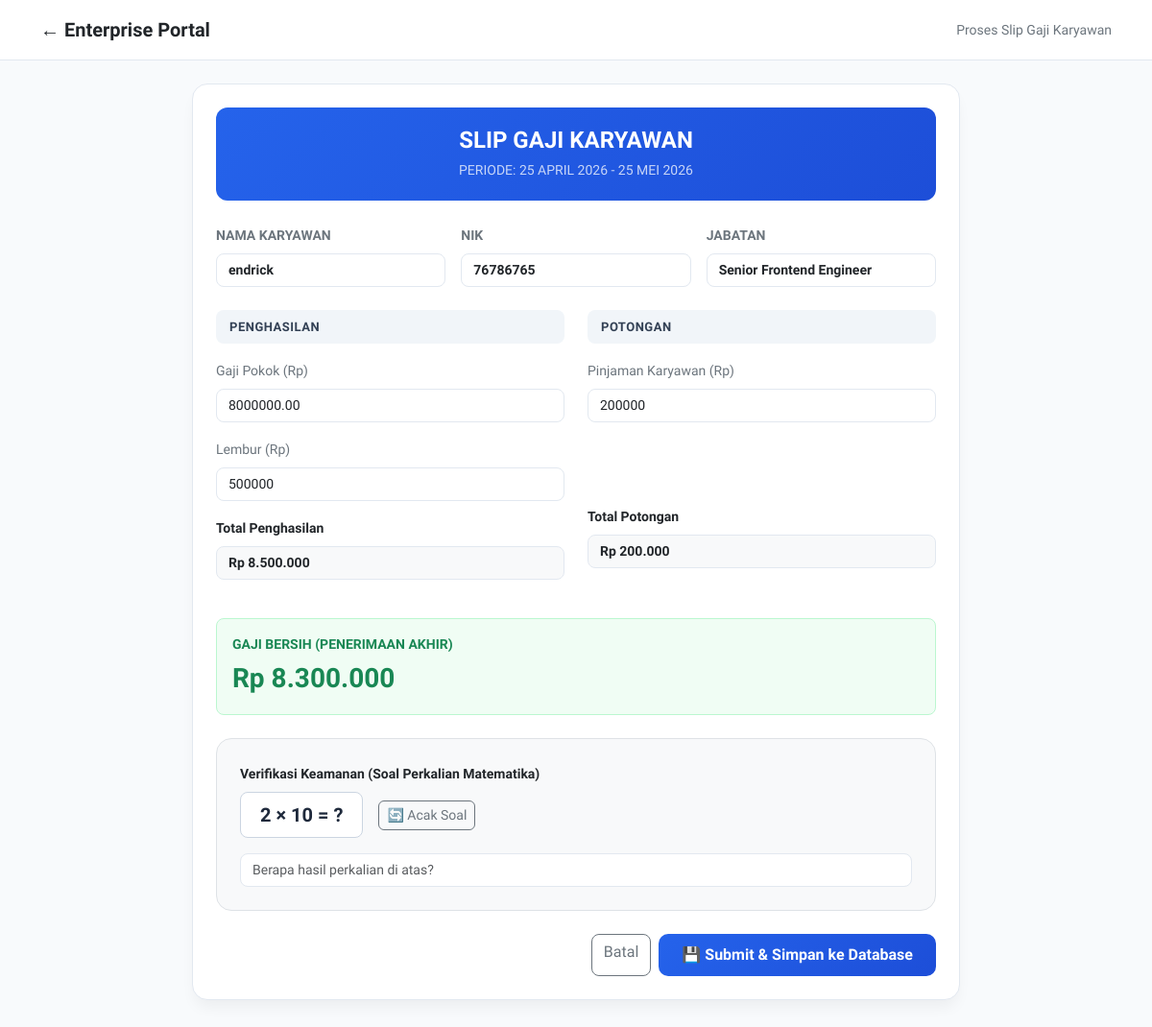
Page /periode.php?id=5 on the committed database.
### tables this page shows
CREATE TABLE `karyawan` (
  `id` int(11) NOT NULL,
  `nama` varchar(100) NOT NULL,
  `nik` varchar(50) NOT NULL,
  `email` varchar(100) NOT NULL,
  `jabatan` varchar(100) NOT NULL,
  `gaji_pokok` decimal(12,2) DEFAULT 0.00,
  `periode` varchar(100) DEFAULT '25 November 2026 - 25 Desember 2026',
  `created_at` timestamp NOT NULL DEFAULT current_timestamp()
);

### periode.php (the view, shortened to what this page needs)
<?php
include 'koneksi.php';
$id = $_GET['id'] ?? 0;
$query = mysqli_query($koneksi, "SELECT * FROM karyawan WHERE id = '$id'");
$karyawan = mysqli_fetch_assoc($query);
$nama       = $karyawan['nama'] ?? 'Anka Iccong Saputra';
$nik        = $karyawan['nik'] ?? '320501230045';
$jabatan    = $karyawan['jabatan'] ?? 'Junior Web Programmer';
$gajiPokok = $karyawan['gaji_pokok'] ?? 4500000;
$periode    = $karyawan['periode'] ?? '25 November 2026 - 25 Desember 2026';
?>
<!DOCTYPE html>
<html lang="id">
<head>
    <link href="https://cdn.jsdelivr.net/npm/bootstrap@5.3.0/dist/css/bootstrap.min.css" rel="stylesheet">
</head>
<body>
<nav class="navbar navbar-custom py-3 mb-4">
    <div class="container">
        <a href="dashboard.php" class="text-decoration-none fw-bold text-dark fs-5">← Enterprise Portal</a>
        <span class="small text-secondary">Proses Slip Gaji Karyawan</span>
    </div>
</nav>
<div class="container mb-5">
    <div class="slip-card p-4" id="slipContent">
        <div class="header-bg text-center mb-4">
            <h4 class="fw-bold mb-1">SLIP GAJI KARYAWAN</h4>
            <small class="opacity-75 fw-medium text-uppercase tracking-wide">PERIODE: <?php echo htmlspecialchars($periode); ?></small>
        </div>
        <form id="gajiForm" action="dashboard.php" method="POST" onsubmit="return handleFormSubmit(event)">
            <div class="row g-3 mb-4">
                <div class="col-md-4">
                    <label class="form-label small fw-semibold text-secondary">NAMA KARYAWAN</label>
                    <input type="text" class="form-control fw-semibold" id="nama" value="<?php echo htmlspecialchars($nama); ?>" readonly>
                </div>
                <div class="col-md-4">
                    <label class="form-label small fw-semibold text-secondary">NIK</label>
                    <input type="text" class="form-control fw-semibold" id="nik" value="<?php echo htmlspecialchars($nik); ?>" readonly>
                </div>
                <div class="col-md-4">
                    <label class="form-label small fw-semibold text-secondary">JABATAN</label>
                    <input type="text" class="form-control fw-semibold" id="jabatan" value="<?php echo htmlspecialchars($jabatan); ?>" readonly>
                </div>
            </div>
            <div class="row g-4 mb-4">
                <div class="col-md-6">
                    <div class="section-title mb-3">PENGHASILAN</div>
                    <div class="mb-3">
                        <label class="form-label small text-secondary">Gaji Pokok (Rp)</label>
                        <input type="number" name="gaji_pokok" class="form-control" id="gajiPokok" value="<?php echo $gajiPokok; ?>" oninput="hitungGaji()" required>
                    </div>
                    <div class="mb-3">
                        <label class="form-label small text-secondary">Lembur (Rp)</label>
                        <input type="number" class="form-control" id="lembur" value="500000" oninput="hitungGaji()">
                    </div>
                    <div class="mb-3">
                        <label class="form-label small fw-semibold text-dark">Total Penghasilan</label>
                        <input type="text" class="form-control fw-bold bg-light" id="totalPenghasilan" readonly>
                    </div>
                </div>
                <div class="col-md-6">
                    <div class="section-title mb-3">POTONGAN</div>
                    <div class="mb-3">
                        <label class="form-label small text-secondary">Pinjaman Karyawan (Rp)</label>
                        <input type="number" class="form-control" id="pinjaman" value="200000" oninput="hitungGaji()">
                    </div>
                    <div class="mb-3" style="margin-top: 86px;">
                        <label class="form-label small fw-semibold text-dark">Total Potongan</label>
                        <input type="text" class="form-control fw-bold bg-light" id="totalPotongan" readonly>
                    </div>
                </div>
            </div>
            <div class="mb-4 p-3 rounded-3" style="background: #f0fdf4; border: 1.5px solid #bbf7d0;">
                <label class="form-label small fw-bold text-success d-block mb-1">GAJI BERSIH (PENERIMAAN AKHIR)</label>
                <input type="text" class="form-control border-0 bg-transparent fw-bold fs-3 text-success p-0" id="gajiBersih" readonly>
            </div>
            <div class="p-4 bg-light rounded-4 mb-4 border" id="captchaSection">
                <label class="form-label small fw-bold text-dark mb-2">Verifikasi Keamanan (Soal Perkalian Matematika)</label>
                <div class="d-flex align-items-center gap-3 mb-3">
                    <span id="captchaSoal" class="captcha-box"></span>
                    <button type="button" class="btn btn-sm btn-outline-secondary rounded-2" onclick="generateCaptchaPerkalian()">🔄 Acak Soal</button>
                </div>
                <input type="number" id="captchaInput" class="form-control" placeholder="Berapa hasil perkalian di atas?" required>
            </div>
            <div class="d-flex gap-2 justify-content-end" id="actionButtons">
                <a href="dashboard.php" class="btn btn-outline-secondary rounded-3">Batal</a>
                <button type="submit" class="btn btn-submit-main">💾 Submit & Simpan ke Database</button>
            </div>
        </form>
    </div>
</div>
</body>
</html>

### periode.php (style rules this page uses)
body { font-family: 'Plus Jakarta Sans', sans-serif; background-color: #f8fafc; color: #0f172a; }
.navbar-custom { background: #ffffff; border-bottom: 1px solid #e2e8f0; }
.slip-card { background: #ffffff; border: 1px solid #e2e8f0; border-radius: 16px; box-shadow: 0 10px 15px -3px rgba(0,0,0,0.05); max-width: 800px; margin: 0 auto; }
.header-bg { background: linear-gradient(135deg, #2563eb 0%, #1d4ed8 100%); color: #ffffff; border-radius: 12px; padding: 20px; }
.section-title { background: #f1f5f9; color: #334155; padding: 8px 14px; font-weight: 600; font-size: 13px; border-radius: 8px; letter-spacing: 0.5px; }
.form-control { border: 1.5px solid #e2e8f0; border-radius: 8px; font-size: 14px; }
.captcha-box { font-weight: 700; background: #ffffff; color: #1e293b; font-size: 20px; padding: 8px 20px; border-radius: 8px; border: 1.5px solid #cbd5e1; user-select: none; display: inline-block; }
.btn-submit-main { background: linear-gradient(135deg, #2563eb 0%, #1d4ed8 100%); color: white; font-weight: 600; border: none; border-radius: 10px; padding: 10px 24px; transition: all 0.2s; }

### rows in the picture
karyawan: periode "25 APRIL 2026 - 25 MEI 2026", nama "endrick", nik "76786765", jabatan "Senior Frontend Engineer", gaji_pokok "8000000.00"
